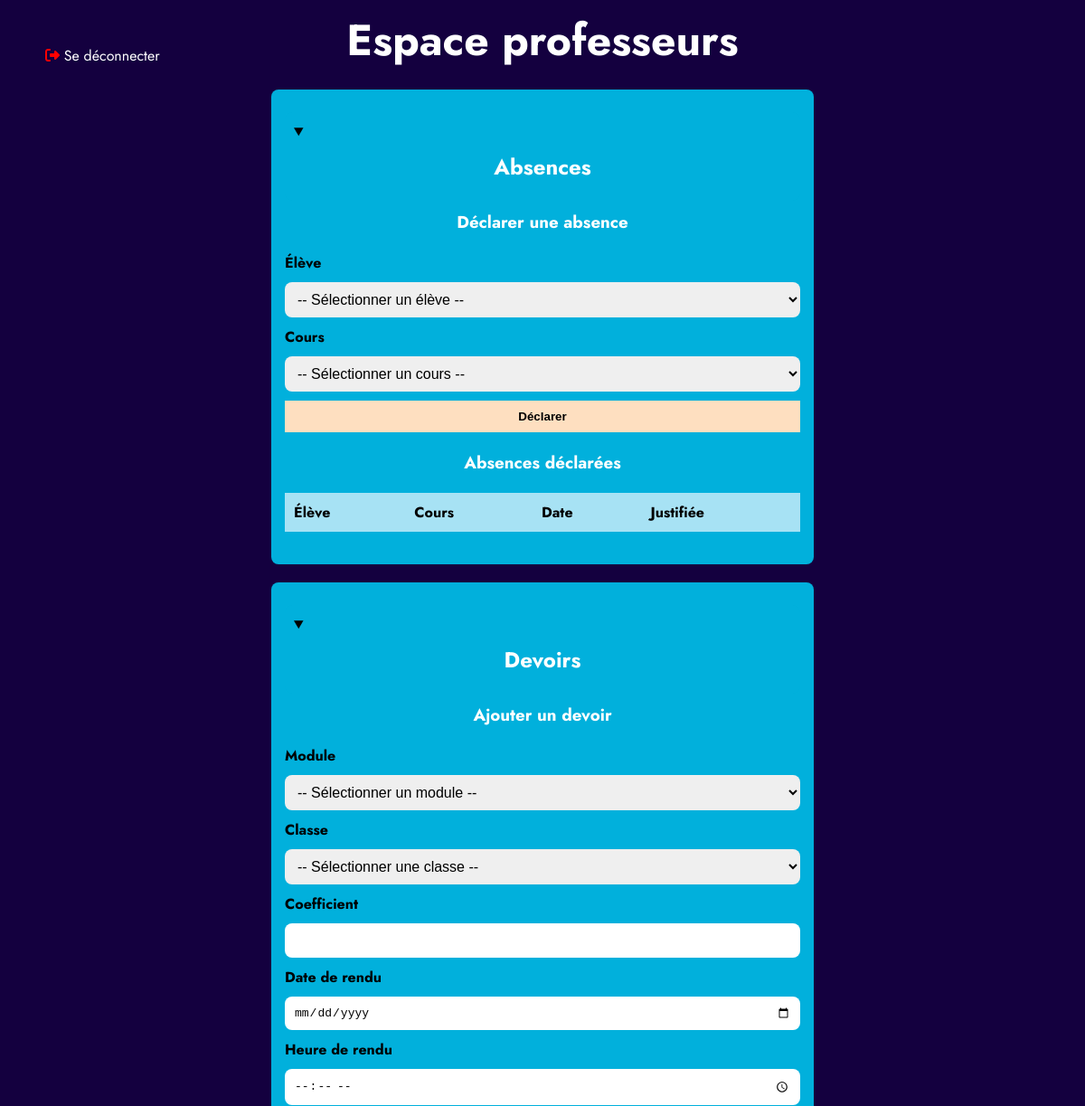
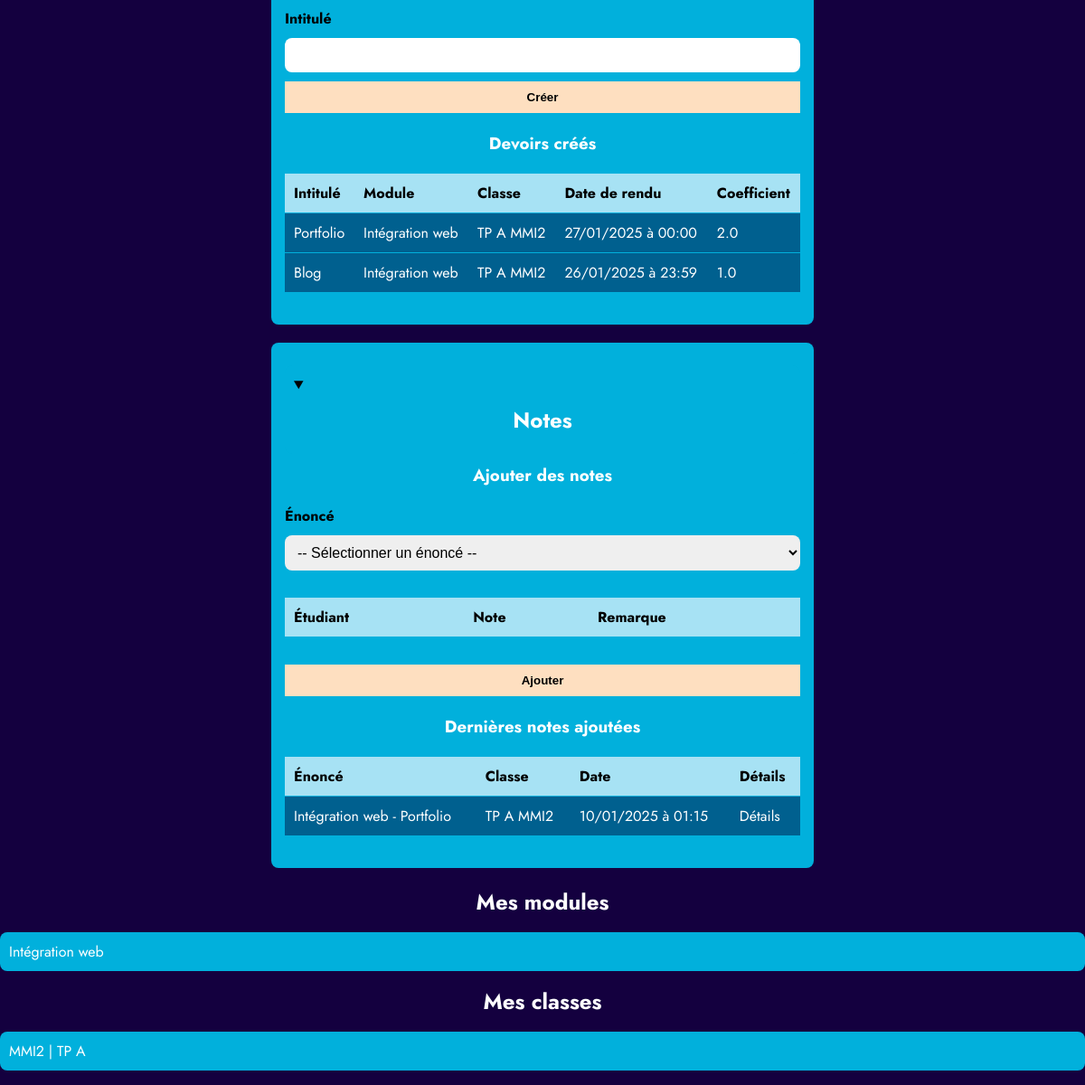
/professeur.php (signed in), run on the app's committed database (2 pictures, top to bottom).
### tables this page shows
CREATE TABLE `enonce` (
  `enon_id` int(11) NOT NULL,
  `intitule` varchar(50) NOT NULL,
  `coeff` decimal(2,1) NOT NULL,
  `date_rendu` datetime NOT NULL,
  `modu_fk` int(11) NOT NULL
);

CREATE TABLE `module` (
  `modu_id` int(11) NOT NULL,
  `module` varchar(100) NOT NULL
);

CREATE TABLE `classe` (
  `clas_id` int(11) NOT NULL,
  `tp` varchar(15) NOT NULL,
  `annee` int(11) NOT NULL
);

### professeur.php (the view, shortened to what this page needs)
<?php
include 'connect.php';
?>
<!DOCTYPE html>
<html lang="fr">
<head>
    <link rel="stylesheet" href="back.css">
    <link rel="stylesheet" href="general.css">
</head>
<body>
<a href="connexion.php" class="deconnexion"><i class="fa-solid fa-right-from-bracket" style="color:red;"></i> Se déconnecter</a>
    <h1>Espace professeurs</h1>
    <details open>
        <summary>
            <h2>Absences</h2>
        </summary>
        <h3>Déclarer une absence</h3>
        <form action="addabsence.php?id=<?=$_SESSION['prof']['prof_id']?>" method="post">
            <label for="etudiant">Élève</label>
            <select name="etudiant" id="etudiant_absence">
                <option value="0" selected>-- Sélectionner un élève --</option>
            </select>
            <label for="cours">Cours</label>
            <select name="cours" id="cours_absence">
                <option value="0" selected>-- Sélectionner un cours --</option>
            </select>
            <input type="submit" value="Déclarer">
        </form>
        <h3>Absences déclarées</h3>
        <table>
            <tr>
                <th>Élève</th>
                <th>Cours</th>
                <th>Date</th>
                <th>Justifiée</th>
            </tr>
        </table>
    </details>
    <details open>
        <summary>
            <h2>Devoirs</h2>
        </summary>
        <h3>Ajouter un devoir</h3>
        <form action="addenonce.php?id=<?=$_SESSION['prof']['prof_id']?>" method="POST">
            <label for="module">Module</label>
            <select name="module" id="module">
                <option value="0" selected>-- Sélectionner un module --</option>
            </select>
            <label for="classe">Classe</label>
            <select name="classe" id="classe">
                <option value="0" selected>-- Sélectionner une classe --</option>
            </select>
            <label for="coeff">Coefficient</label>
            <input type="number" name="coeff" id="coeff" min="0.5" max="5" step="0.5">
            <label for="date">Date de rendu</label>
            <input type="date" name="date" id="date" min="<?=date('Y-m-d')?>">
            <label for="heure">Heure de rendu</label>
            <input type="time" name="heure" id="heure">
            <label for="intitule">Intitulé</label>
            <input type="text" name="intitule" id="intitule">
            <input type="submit" value="Créer">
        </form>
        <h3>Devoirs créés</h3>
        <table>
            <tr>
                <th>Intitulé</th>
                <th>Module</th>
                <th>Classe</th>
                <th>Date de rendu</th>
                <th>Coefficient</th>
            </tr>
            <?php
            $sql = 'SELECT module.module, classe.tp, classe.annee, enonce.date_rendu, enonce.intitule, enonce.coeff FROM enonce JOIN relation_prof_enonce ON enonce.enon_id = relation_prof_enonce.enon_fk JOIN relation_enonce_classe ON enonce.enon_id = relation_enonce_classe.enon_fk JOIN module ON module.modu_id = enonce.modu_fk JOIN classe ON classe.clas_id = relation_enonce_classe.clas_fk WHERE relation_prof_enonce.prof_fk = :prof_id;';
            $stmt = $db->prepare($sql);
            $stmt->bindValue(':prof_id', $_SESSION['prof']['prof_id'], PDO::PARAM_INT);
            $stmt->execute();
            $enonces = $stmt->fetchAll(PDO::FETCH_ASSOC);
            foreach ($enonces as $enonce) {
                $date = date('d/m/Y', strtotime($enonce['date_rendu']));
                $heure = date('H:i', strtotime($enonce['date_rendu']));
                echo '<tr>';
                echo '<td>'.$enonce['intitule'].'</td>';
                echo '<td>'.$enonce['module'].'</td>';
                echo '<td>'.$enonce['tp'].' MMI'.$enonce['annee'].'</td>';
                echo '<td>'.$date.' à '.$heure.'</td>';
                echo '<td>'.$enonce['coeff'].'</td>';
                echo '</tr>';
            }
            ?>
        </table>
    </details>
    <details open>
        <summary>
            <h2>Notes</h2>
        </summary>
        <h3>Ajouter des notes</h3>
            <form action="addnotes.php?id=<?=$_SESSION['prof']['prof_id']?>" method="POST">
                <label for="enonce">Énoncé</label>
                <select name="enonce" id="note_enonce">
                    <option value="0" selected>-- Sélectionner un énoncé --</option>
                </select>
                <table>
                    <tr>
                        <th>Étudiant</th>
                        <th>Note</th>
                        <th>Remarque</th>
                    </tr>
                </table>
                <input type="submit" value="Ajouter">
            </form>
            <h3>Dernières notes ajoutées</h3>
            <table>
                <tr>
                    <th>Énoncé</th>
                    <th>Classe</th>
                    <th>Date</th>
                    <th>Détails</th>
                </tr>
                <?php
                $sql = 'SELECT enonce.intitule, module.module, classe.tp, classe.annee, devoir.enon_fk, MAX(devoir.date) as date FROM devoir JOIN enonce ON enonce.enon_id = devoir.enon_fk JOIN module ON module.modu_id = enonce.modu_fk JOIN relation_enonce_classe ON enonce.enon_id = relation_enonce_classe.enon_fk JOIN classe ON classe.clas_id = relation_enonce_classe.clas_fk WHERE devoir.prof_fk = :prof_id GROUP BY enonce.enon_id ORDER BY date DESC LIMIT 5;';
                $stmt = $db->prepare($sql);
                $stmt->bindValue(':prof_id', $_SESSION['prof']['prof_id'], PDO::PARAM_INT);
                $stmt->execute();
                $devoirs = $stmt->fetchAll(PDO::FETCH_ASSOC);
                foreach ($devoirs as $devoir) {
                    $date = date('d/m/Y', strtotime($devoir['date']));
                    $heure = date('H:i', strtotime($devoir['date']));
                    echo '<tr>';
                    echo '<td>'.$devoir['module'].' - '.$devoir['intitule'].'</td>';
                    echo '<td>'.$devoir['tp'].' MMI'.$devoir['annee'].'</td>';
                    echo '<td>'.$date.' à '.$heure.'</td>';
                    echo '<td><a href="professeur.php?id='.$_SESSION['prof']['prof_id'].'&devoir='.$devoir['enon_fk'].'">Détails</a></td>';
                    echo '</tr>';
                }
                ?>
            </table>
    </details>
    <h2>Mes modules</h2>
     <ul>
        <?php
        $sql = 'SELECT module.module FROM module JOIN relation_prof_module ON module.modu_id = relation_prof_module.modu_fk WHERE relation_prof_module.prof_fk = :prof_id;';
        $stmt = $db->prepare($sql);
        $stmt->bindValue(':prof_id', $_SESSION['prof']['prof_id'], PDO::PARAM_INT);
        $stmt->execute();
        $modules = $stmt->fetchAll(PDO::FETCH_ASSOC);
        foreach ($modules as $module) {
            echo '<li>'.$module['module'].'</li>';
        }
        ?>
     </ul>
    <h2>Mes classes</h2>
    <ul>
        <?php
        $sql = 'SELECT classe.tp, classe.annee FROM classe JOIN relation_prof_classe ON classe.clas_id = relation_prof_classe.clas_fk WHERE relation_prof_classe.prof_fk = :prof_id;';
        $stmt = $db->prepare($sql);
        $stmt->bindValue(':prof_id', $_SESSION['prof']['prof_id'], PDO::PARAM_INT);
        $stmt->execute();
        $classes = $stmt->fetchAll(PDO::FETCH_ASSOC);
        foreach ($classes as $classe) {
            echo '<li>MMI'.$classe['annee'].' | '.$classe['tp'].'</li>';
        }
        ?>
</body>
</html>

### back.css (style rules this page uses)
body { font-family: 'Jost', sans-serif; background-color: var(--fond); color: white; margin: 0; padding: 0; }
h1, h2, h3 { color: white; text-align: center; margin: 10px; }
.deconnexion { color: white; font-size: 1rem; margin: 0; text-align: right; margin-right: 20px; position: absolute; top: 50px; left: 50px; }
td a { color: white; text-decoration: none; }
details { margin: 20px auto; width: 90%; max-width: 600px; background-color: var(--blue); border-radius: 8px; overflow: hidden; color: black; padding: 15px; }
details[open] summary { font-weight: bold; }
summary { background-color: var(--blue); padding: 10px; border-radius: 8px; cursor: pointer; color: black; transition: background-color 0.3s; }
details > * { margin: 10px 0; }
form { display: flex; flex-direction: column; gap: 10px; margin: 20px 0; }
label { font-weight: bold; }
input[type="text"], input[type="number"], input[type="date"], input[type="time"], textarea, select { padding: 10px; font-size: 1em; border: none; border-radius: 8px; width: 100%; }
input[type="submit"] { background-color: var(--light-orange); color: black; font-weight: bold; border: none; padding: 10px; cursor: pointer; transition: background-color 0.3s; }
table { width: 100%; border-collapse: collapse; margin: 20px 0; background-color: var(--dark-blue); }
th, td { padding: 10px; text-align: left; color: white; border-bottom: 1px solid var(--blue); }
th { color: black; background-color: var(--light-blue); font-weight: bold; }
ul { list-style-type: none; padding: 0; }
li { background-color: var(--blue); padding: 10px; margin: 5px 0; border-radius: 8px; color: white; transition: background-color 0.3s; }

### general.css (style rules this page uses)
*, *::after, *::before { box-sizing: border-box; }
:root { --purple: #B162CB; --light-purple: #A44DBF; --orange: #FDB975; --light-orange: #FEDFC0; --dark-blue: #00608F; --blue: #01B0DC; --light-blue: #A7E2F4; --fond: #14003F; }
body { z-index: 0; width: 100vw; overflow-x: hidden; background-color: var(--fond); margin: 0; }
a { text-decoration: none; color: black; }
h1 { color: white; text-align: center; font-size: 3rem; font-family: 'Jost', sans-serif; }

### data on the page
enonce: intitule "Portfolio", modu_fk.module "Intégration web", classe.tp "TP A", classe.annee "2", date_rendu "27/01/2025", date_rendu "00:00", coeff "2.0"
enonce: intitule "Blog", modu_fk.module "Intégration web", classe.tp "TP A", classe.annee "2", date_rendu "26/01/2025", date_rendu "23:59", coeff "1.0"
module: module "Intégration web"
classe: annee "2", tp "TP A"

### other printed values
$devoir['module'] "Intégration web"
$devoir['intitule'] "Portfolio"
$devoir['tp'] "TP A"
$devoir['annee'] "2"
$date "10/01/2025"
$heure "01:15"
